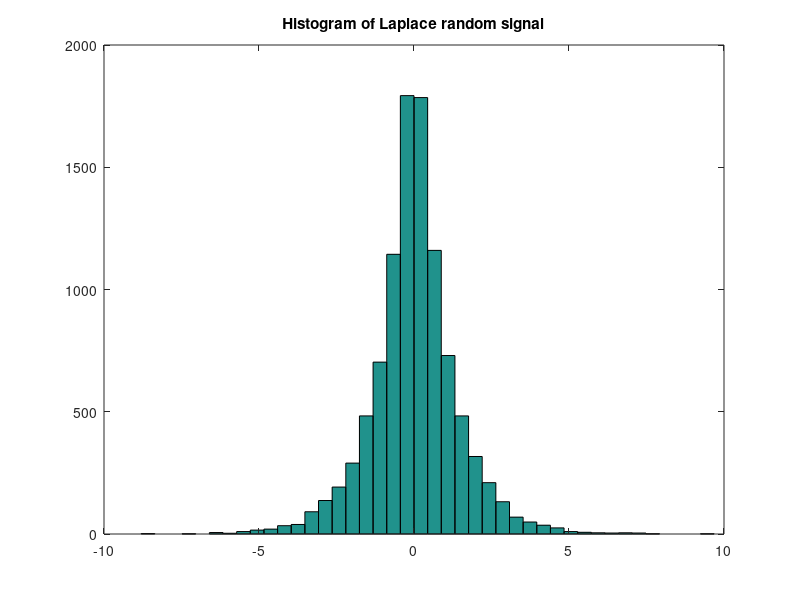

The MATLAB script that drew this image:
% Laplace random signal
% Histogram

N=10000;
a=rand(1,N); %uniform random data
er=-log(1-a);%exponential random data
lr=er.*sign(rand(1,N)-0.5); %Laplace random data

%display
figure(1)
hist(lr,50);
axis([-10 10 0 2000]);
title('Histogram of Laplace random signal'); 
